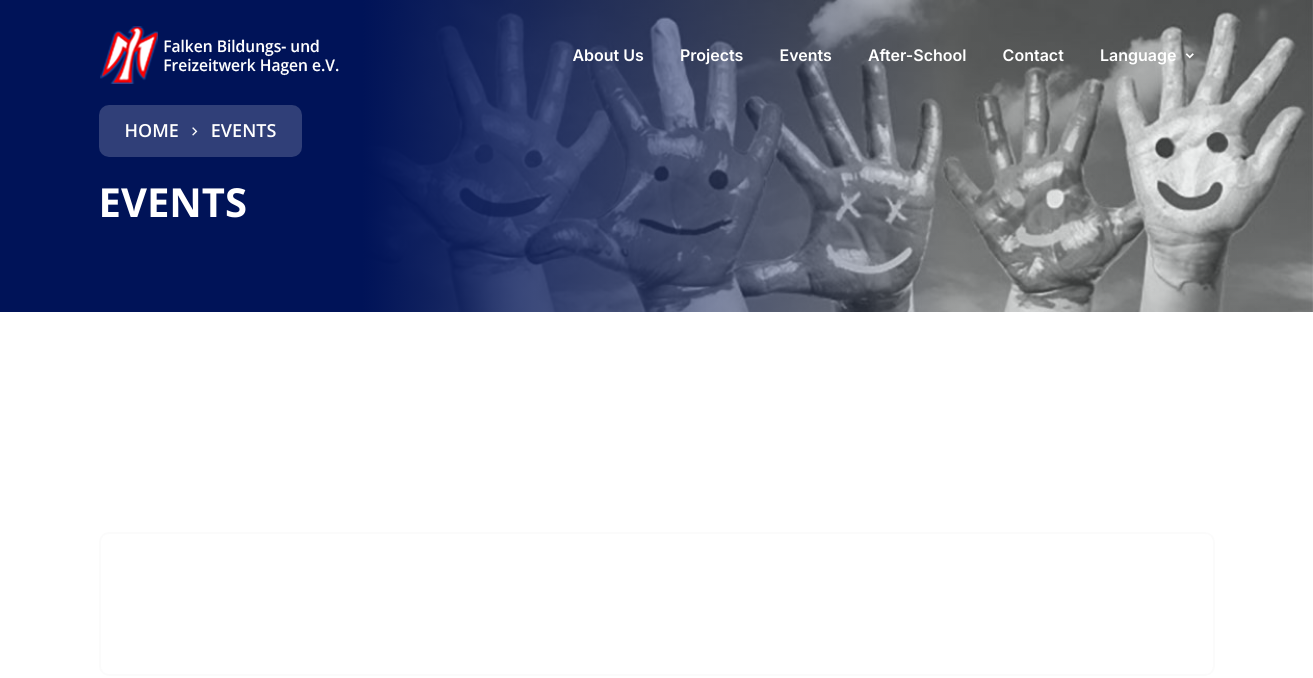
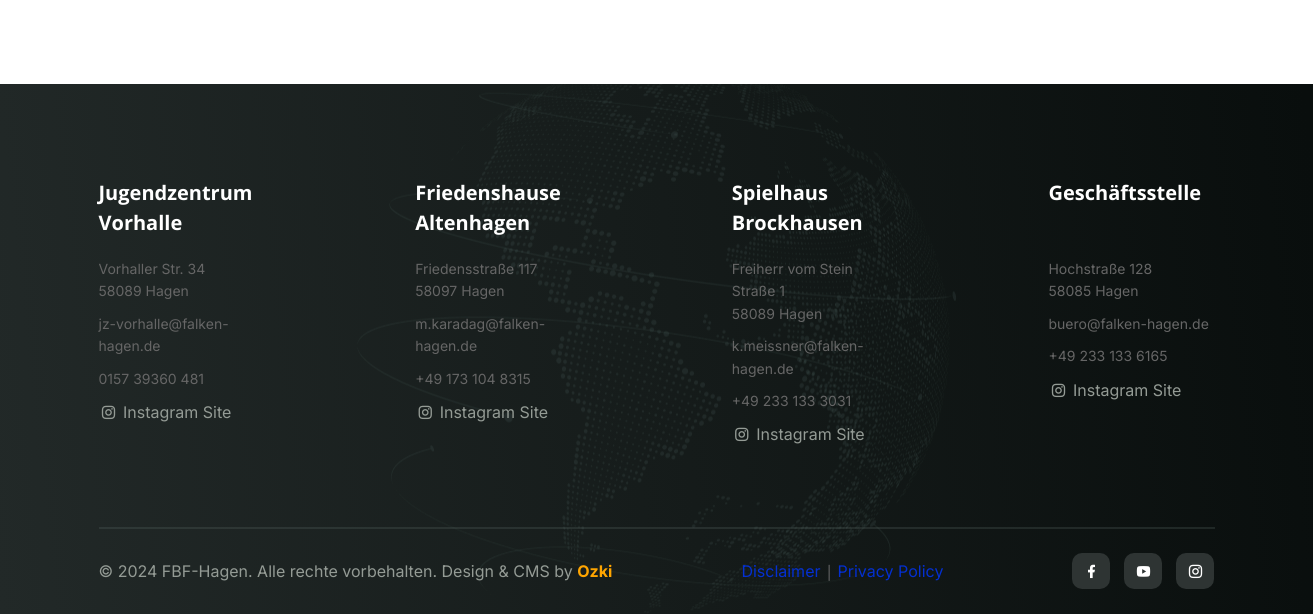
Before: /event/ with the older database file (2 pictures, top to bottom).
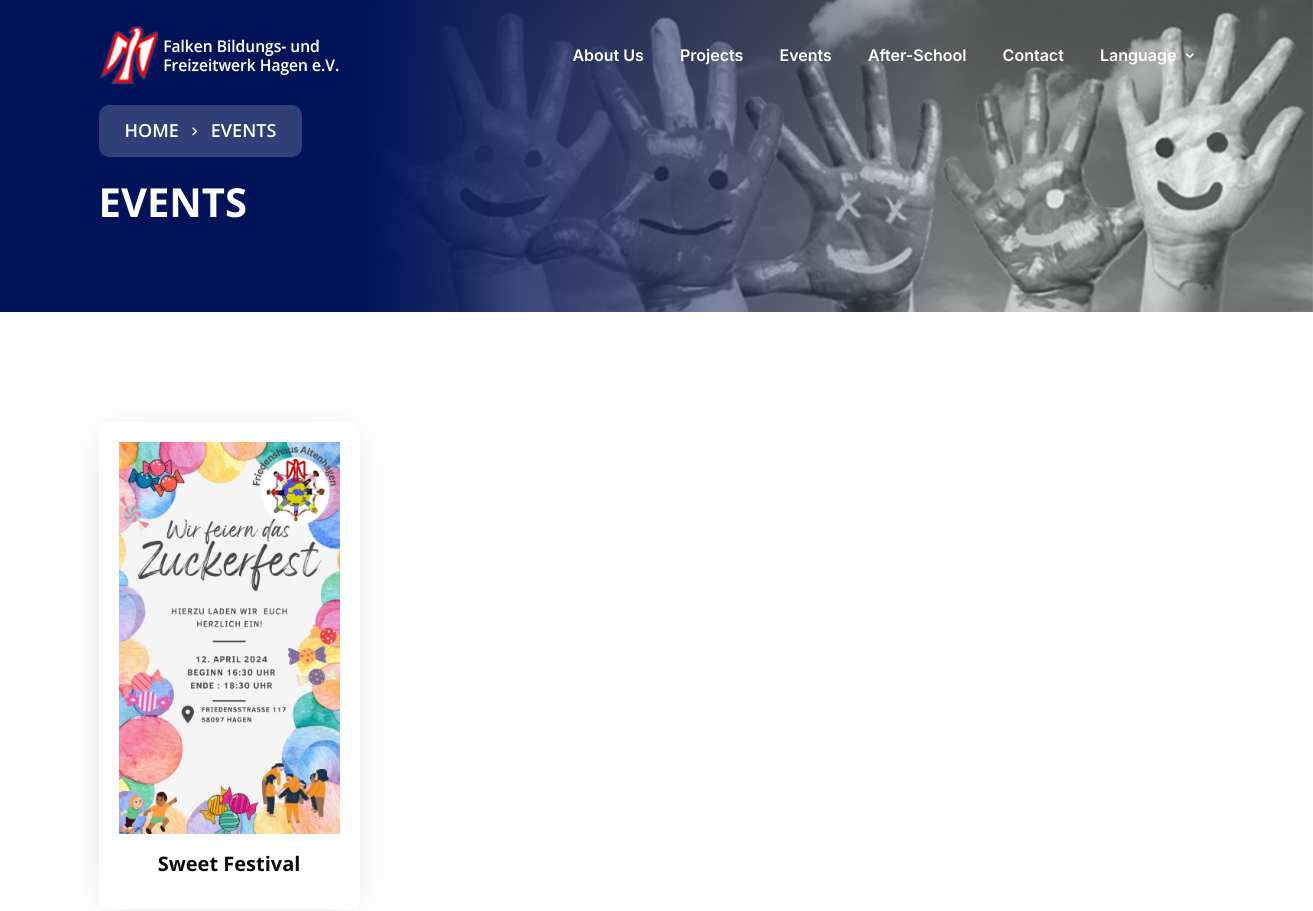
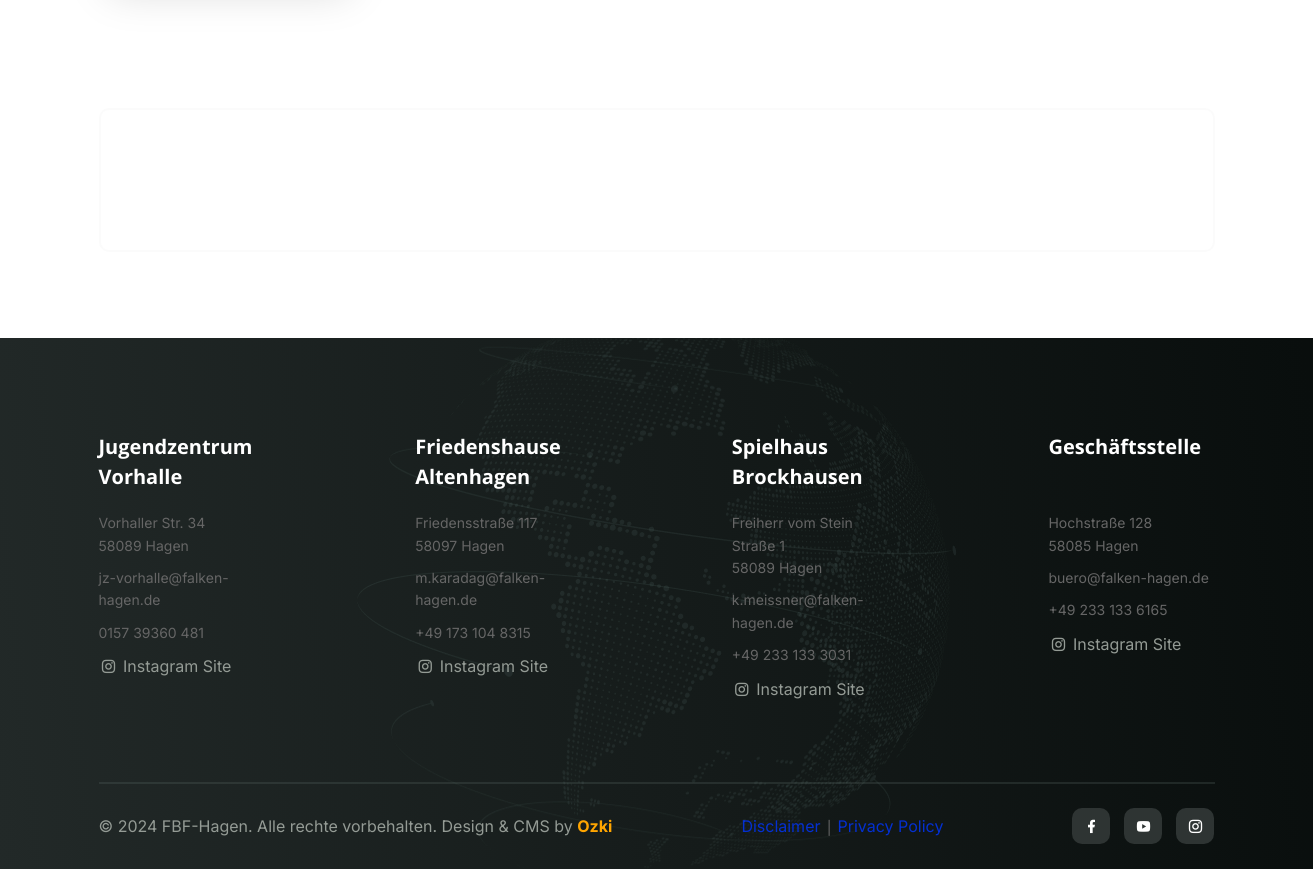
After: the same page with the newer database file (2 pictures, top to bottom).
### web/models.py (models this page shows, shortened)
class FooterContact(models.Model):
    title = models.CharField("Title", max_length=100, null=True, blank=True)
    address = models.CharField("Address", max_length=250, null=True, blank=True)
    email = models.CharField("Email", max_length=250, null=True, blank=True)
    phone = models.CharField("Phone", max_length=50, null=True, blank=True)
    instagram = models.URLField("Instagram", max_length=250, null=True, blank=True)
    class Meta:
        verbose_name = "Footer Contact"
        verbose_name_plural = "Footer Contacts"
        managed = True

class Event(models.Model):
    image = models.ImageField("Image", upload_to="event/", null=True, blank=True)
    title_de = models.CharField("Title De", max_length=100, null=True, blank=True)
    title_en = models.CharField("Title En", max_length=100, null=True, blank=True)
    class Meta:
        verbose_name = "Event"
        verbose_name_plural = "Events"
        managed = True

### web/views.py (the view)
# urls.py: path("event/", views.event, name="event"),
def event(request):
    lang = request.session.get("language", "en")
    event = Event.objects.all().order_by("-id")
    return render(
        request,
        "event.html",
        {
            "language": lang,
            "event": event,
        },
    )

### web/context_processors.py (called while the page is built)
def footer_processor(request):
    contacts = FooterContact.objects.all()
    socials = Social.objects.order_by("id")[:1].get()
    return {"contacts": contacts, "socials": socials}

### web/templates/event.html (shortened to what this page needs)
{% extends "base.html" %}
{% load static %}
    {% block content %}
    <main>
      <section class="breadcrumb-section breadcrumb-bg">
        <div class="container">
          <div class="breadcrumb-text">
            <nav aria-label="breadcrumb" class="breadcrumb-nav wow fadeInUp mt-15" data-wow-delay="0.0s">
              <ul class="breadcrumb listing">
                <li class="breadcrumb-item single-list"><a href="{% url 'index' %}" class="single">{% if language == 'en' %}Home{% else %}Hauptseite{% endif %}</a></li>
                <li class="breadcrumb-item single-list" aria-current="page"><a href="javascript:void(0)" class="single">{% if language == 'en' %}EVENTS{% else %}AKTUELLES{% endif %}</a></li>
              </ul>
            </nav>
            <h1 class="title wow fadeInUp" data-wow-delay="0.1s">{% if language == 'en' %}EVENTS{% else %}AKTUELLES{% endif %}</h1>
          </div>
        </div>
      </section>
      <section class="helpful-area-three section-padding">
        <div class="container">
          <div class="row g-24">
            {% for event in event %}
            <div class="col-xl-3 col-md-6 col-lg-6">
              <div class="helpful-card wow fadeInUp" data-wow-delay="0.0s">
                <div class="helpful-card-image">
                  {% if event.image %}
                  <img src="{{ event.image.url }}" alt="FBF-Hagen" width="100%" />
                  {% else %}
                  &nbsp;
                  {% endif %}
                </div>
                <div class="helpful-card-caption">
                  <h4 class="caption-title">
                    {% if language == 'en' %}
                    {{ event.title_en}}
                    {% else %}
                    {{ event.title_de}}
                    {% endif %}
                  </h4>
                </div>
              </div>
            </div>
            {% endfor %}
          </div>
        </div>
      </section>
      <div class="popular-brand-section bottom-padding">
        <div class="container">
          <div class="row">
            <div class="col-lg-12">
              <div class="brand-img-container">
              </div>
            </div>
          </div>
        </div>
      </div>
    </main>
    {% endblock content %}

### web/templates/base.html (shortened to what the changed rows need)
{% load static %}
<!DOCTYPE html>
<html lang="en" dir="lrt">
<head>
    <link rel="stylesheet" type="text/css" href="{% static 'css/bootstrap-5.3.3.min.css' %}">
    <link rel="stylesheet" type="text/css" href="{% static 'css/remixicon.css' %}">
    <link rel="stylesheet" type="text/css" href="{% static 'css/plugin.css' %}">
    <link rel="stylesheet" type="text/css" href="{% static 'css/main-style.css' %}">
  </head>
  <body>
    <main>
    {% block content %}
    {% endblock content %}
    </main>
    <footer>
      <div class="footer-wrapper footer-bg-one" > {% comment %} data-background="{% static 'images/footer-graph.png' %}"> {% endcomment %}
        <div class="container">
          <div class="footer-imp-link row g-4 justify-content-between">
            {% for contact in contacts %}
            <div class="col-xl-2 col-lg-6">
              <div class="footer-link">
                <h4 class="title">{{ contact.title | safe }}</h4>
                <ul class="imp-link">
                  <li class="single-list">
                    <p>{{ contact.address | safe }}</p>
                  </li>
                  <li class="single-list">
                    <p>{{ contact.email }}</p>
                  </li>
                  <li class="single-list">
                    <p>{{ contact.phone }}</p>
                  </li>
                  <li class="single-list">
                    <a class="single" href="{{ contact.instagram }}"><i class="ri-instagram-line"></i> {% if language == 'en' %}Instagram Site{% else %}Instagram Seite{% endif %}</a>
                  </li>
                </ul>
              </div>
            </div>
            {% endfor %}
          </div>
        </div>
      </div>
    </footer>
  </body>
</html>

Changed rows visible on the page:
added Event: image (picture), title_en "Sweet Festival"
